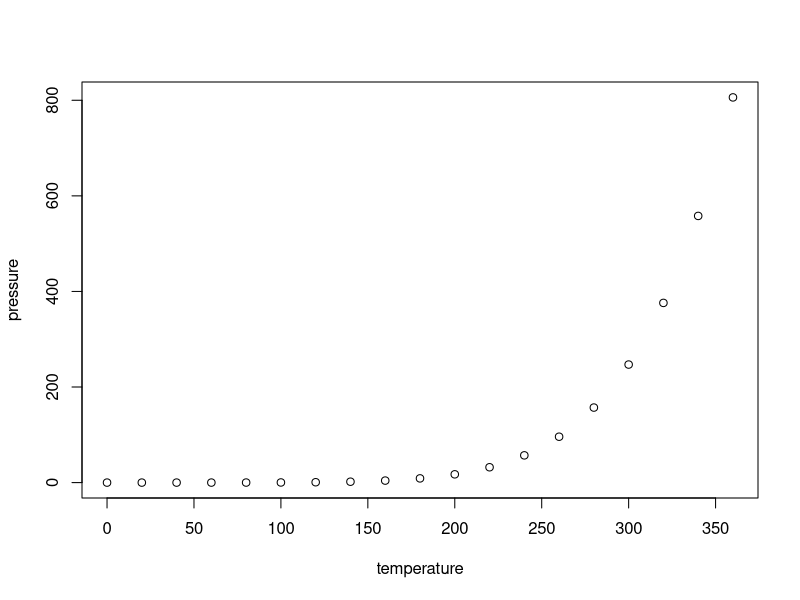
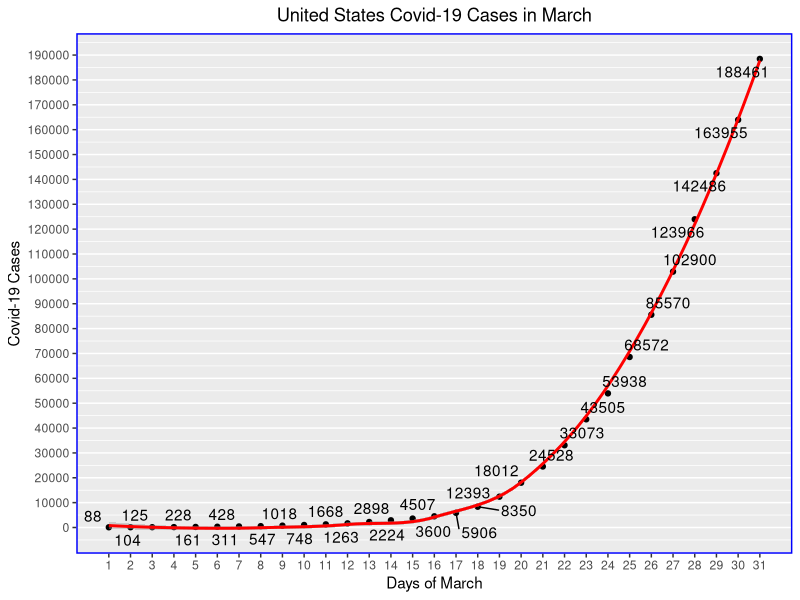

The R script that drew these images, in order:
## ---- chunk 1
knitr::opts_chunk$set(echo = TRUE)
## ---- chunk 2
summary(cars)
## ---- chunk 3
plot(pressure)
## ---- chunk 4
install.packages("tidyverse")
## ---- chunk 5
library(readr)
library(ggplot2)
library("ggrepel")
## ---- chunk 6
march_covid<-read_tsv("usmarchcovid.txt", col_types = "nii")
ggplot(march_covid, aes(Date,Cases))+
  geom_point()+geom_smooth(color="red")+ 
  labs(title="United States Covid-19 Cases in March",y="Covid-19 Cases", x="Days of March")+scale_x_continuous(breaks=seq(1,31,1))+scale_y_continuous(breaks=seq(0,190000,10000))+
  theme(panel.border=element_rect(color="blue",size=1,fill=NA),plot.title=element_text(hjust=0.5),panel.grid.major.x=element_blank(), panel.grid.minor.x=element_blank())+geom_text_repel(data=march_covid,aes(label=Cases))
